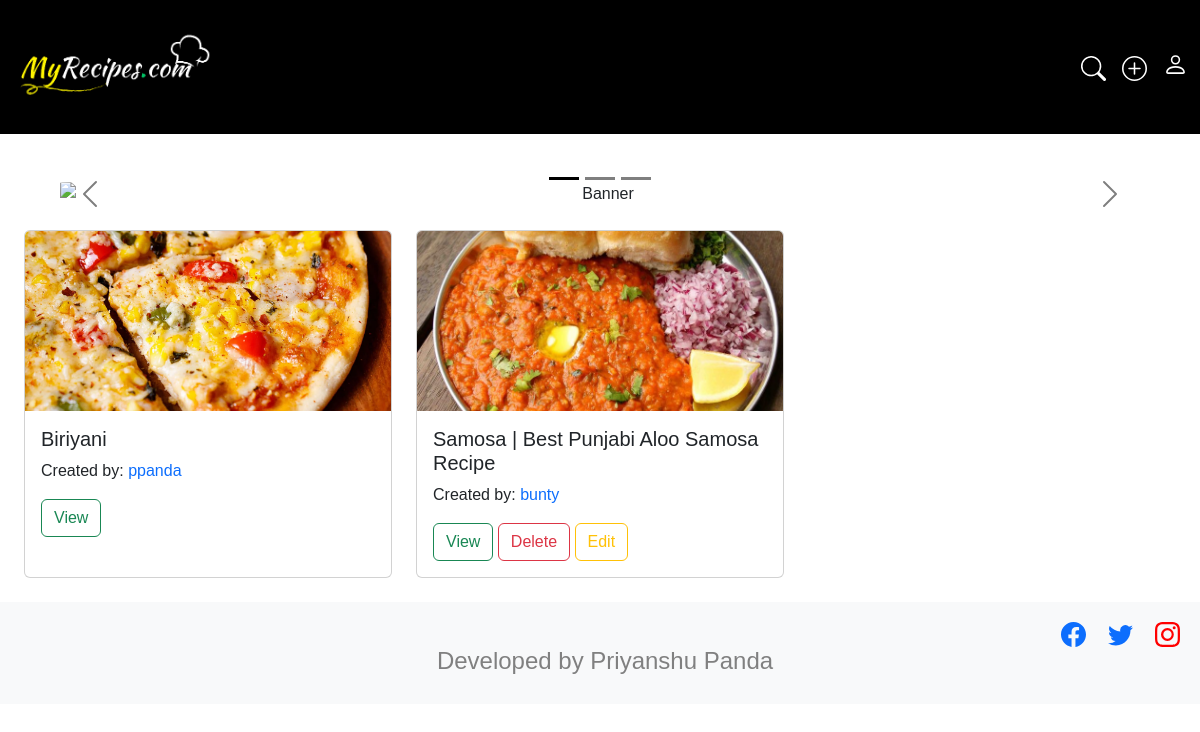
Screenshot of / (signed in) with the database file from the repository.
### myrecpies/models.py (models this page shows, shortened)
class Recipe(models.Model):
    user = models.ForeignKey(User,on_delete=models.CASCADE)
    recipe_name = models.CharField(max_length=100)
    recipe_ingridents = models.CharField(max_length=100)
    recipe_description = models.TextField()
    instructions = models.TextField(default=None)
    cooking_time = models.TextField(default=None)
    created_at = models.DateTimeField(auto_now_add=True)
    recipe_image = models.ImageField(upload_to="recepie")

### myrecpies/views.py (the view)
# urls.py: 2. Add a URL to urlpatterns:  path('', views.home, name='home')
def home(request):
    queryset = Recipe.objects.all()[:4]
    context = {'recipes': queryset}
    return render(request,"index.html",context)

### myrecpies/templates/index.html (shortened to what this page needs)
{% extends "base.html" %}
{% block start %}
<div class="mt-5">
    <center>
        <div id="carouselExampleDark" class="carousel carousel-dark slide" data-bs-ride="carousel" style="padding-left: 5%;padding-right: 5%;">
          <div class="carousel-indicators">
            <button type="button" data-bs-target="#carouselExampleDark" data-bs-slide-to="0" class="active" aria-current="true" aria-label="Slide 1"></button>
            <button type="button" data-bs-target="#carouselExampleDark" data-bs-slide-to="1" aria-label="Slide 2"></button>
            <button type="button" data-bs-target="#carouselExampleDark" data-bs-slide-to="2" aria-label="Slide 3"></button>
          </div>
          <div class="carousel-inner" >
            <div class="carousel-item active" data-bs-interval="10000">
              <img src="/media/image/banner1.jpg" class="d-block w-100" alt="Banner" style="max-width: 100%;max-height: 550px;margin: 0 auto;border-radius: 3%">
              <div class="carousel-caption d-none d-md-block">
              </div>
            </div>
          </div>
          <button class="carousel-control-prev" type="button" data-bs-target="#carouselExampleDark" data-bs-slide="prev">
            <span class="carousel-control-prev-icon" aria-hidden="true"></span>
          </button>
          <button class="carousel-control-next" type="button" data-bs-target="#carouselExampleDark" data-bs-slide="next">
            <span class="carousel-control-next-icon" aria-hidden="true"></span>
          </button>
        </div>
    </center>
</div>
{% include 'card.html' %}
{% endblock %}

### myrecpies/templates/card.html (shortened to what this page needs)
<div style=" position: relative;padding:2%">
    <div class="row row-cols-1 row-cols-md-3 g-4">
    {% for recipe in recipes %}
      {% if recipe.user == request.user %}
        <div class="row-4">
            <div class="card h-100">
              <div class="view overlay">
                <img class="card-img-top" src="/media/{{recipe.recipe_image}}" alt="Card image cap" style="width: 100%;height: 15vw;object-fit: cover;">
              </div>
              <div class="card-body">
                <h5 class="card-title">{{recipe.recipe_name}}</h5>
                <p class="card-text">Created by: <a href="/profile/{{request.user.id}}" style="text-decoration: none;">{{recipe.user.username}}</a></p>
                <a href="/recipe_detail/{{recipe.id}}/" class="btn btn-outline-success" id="bt1">View</a>
                <a href="/delete_recipe/{{recipe.id}}/" class="btn btn-outline-danger" id="bt2">Delete</a>
                <a href="/update_recipe/{{recipe.id}}" class="btn btn-outline-warning" id="bt3">Edit</a>
              </div>
          </div>
        </div>
      {% else %}
        <div class="row-4">
          <div class="card h-100">
            <img class="card-img-top" src="/media/{{recipe.recipe_image}}" alt="Card image cap" style="width: 100%;height: 15vw;object-fit: cover;">
            <div class="card-body">
              <h5 class="card-title">{{recipe.recipe_name}}</h5>
              <p class="card-text">Created by: <a href="/profile/{{recipe.user.id}}" style="text-decoration: none;">{{recipe.user.username}}</a></p>
              <a href="/recipe_detail/{{recipe.id}}/" class="btn btn-outline-success" id="bt">View</a>
            </div>
          </div>
        </div>
      {% endif %}
    {% endfor %}
    </div>
  </div>

### rows the page displays
Recipe: recipe_image (picture), recipe_name "Biriyani", user.username "ppanda"
Recipe: recipe_image (picture), recipe_name "Samosa | Best Punjabi Aloo Samosa Recipe", user.username "bunty"
